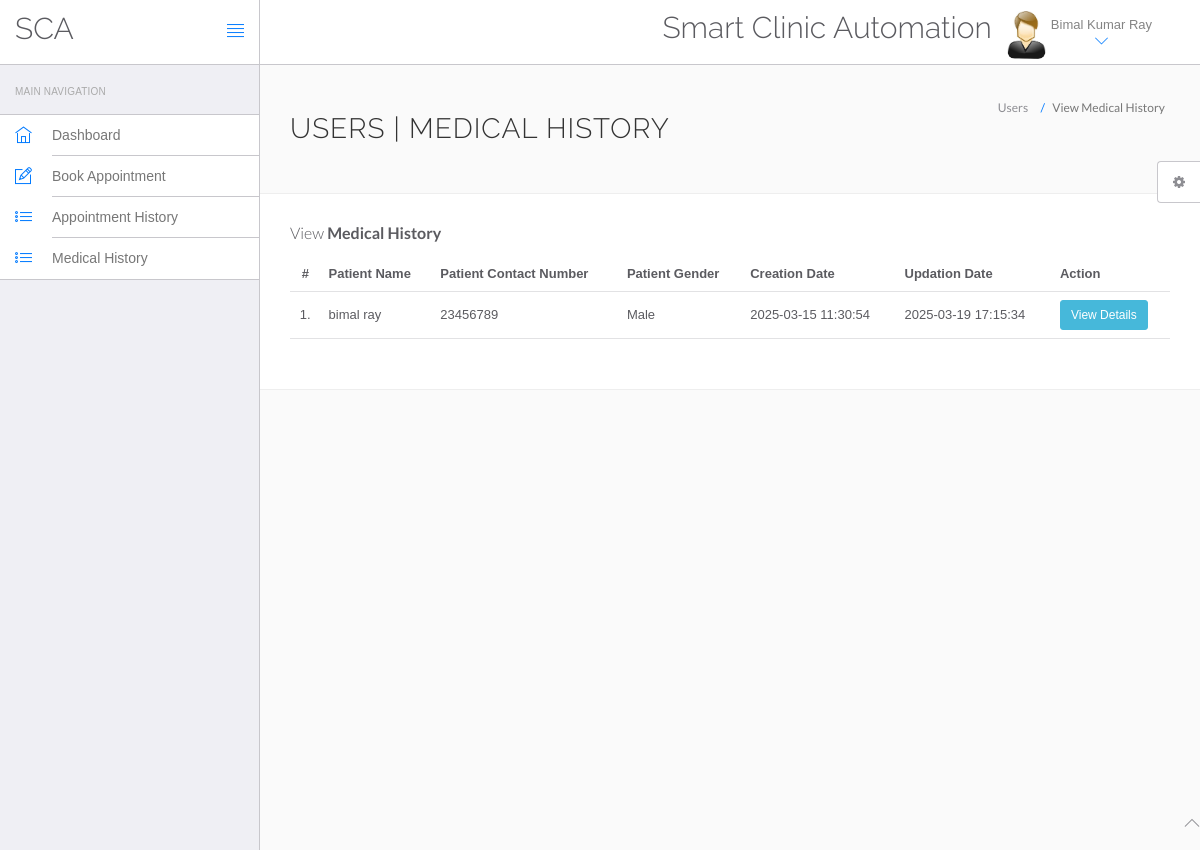
Page /hms/manage-medhistory.php (signed in) on the committed database.
### tables this page shows
CREATE TABLE `users` (
  `id` int(11) NOT NULL,
  `fullName` varchar(255) DEFAULT NULL,
  `address` longtext DEFAULT NULL,
  `city` varchar(255) DEFAULT NULL,
  `gender` varchar(255) DEFAULT NULL,
  `email` varchar(255) DEFAULT NULL,
  `password` varchar(255) DEFAULT NULL,
  `regDate` timestamp NULL DEFAULT current_timestamp(),
  `updationDate` timestamp NULL DEFAULT NULL ON UPDATE current_timestamp()
);

CREATE TABLE `tblpatient` (
  `ID` int(10) NOT NULL,
  `Docid` int(10) DEFAULT NULL,
  `PatientName` varchar(200) DEFAULT NULL,
  `PatientContno` bigint(10) DEFAULT NULL,
  `PatientEmail` varchar(200) DEFAULT NULL,
  `PatientGender` varchar(50) DEFAULT NULL,
  `PatientAdd` mediumtext DEFAULT NULL,
  `PatientAge` int(10) DEFAULT NULL,
  `PatientMedhis` mediumtext DEFAULT NULL,
  `CreationDate` timestamp NULL DEFAULT current_timestamp(),
  `UpdationDate` timestamp NULL DEFAULT NULL ON UPDATE current_timestamp()
);

### hms/manage-medhistory.php (the view, shortened to what this page needs)
<?php
include('include/config.php');
?>
<!DOCTYPE html>
<html lang="en">
	<head>
		<link rel="stylesheet" href="vendor/bootstrap/css/bootstrap.min.css">
		<link rel="stylesheet" href="vendor/fontawesome/css/font-awesome.min.css">
		<link rel="stylesheet" href="vendor/themify-icons/themify-icons.min.css">
		<link href="vendor/animate.css/animate.min.css" rel="stylesheet" media="screen">
		<link href="vendor/perfect-scrollbar/perfect-scrollbar.min.css" rel="stylesheet" media="screen">
		<link href="vendor/switchery/switchery.min.css" rel="stylesheet" media="screen">
		<link href="vendor/bootstrap-touchspin/jquery.bootstrap-touchspin.min.css" rel="stylesheet" media="screen">
		<link href="vendor/select2/select2.min.css" rel="stylesheet" media="screen">
		<link href="vendor/bootstrap-datepicker/bootstrap-datepicker3.standalone.min.css" rel="stylesheet" media="screen">
		<link href="vendor/bootstrap-timepicker/bootstrap-timepicker.min.css" rel="stylesheet" media="screen">
		<link rel="stylesheet" href="assets/css/styles.css">
		<link rel="stylesheet" href="assets/css/plugins.css">
		<link rel="stylesheet" href="assets/css/themes/theme-1.css" id="skin_color" />
	</head>
	<body>
		<div id="app">
<?php include('include/sidebar.php');?>
<div class="app-content">
<?php include('include/header.php');?>
<div class="main-content" >
<div class="wrap-content container" id="container">
<section id="page-title">
<div class="row">
<div class="col-sm-8">
<h1 class="mainTitle">Users | Medical History</h1>
</div>
<ol class="breadcrumb">
<li>
<span>Users</span>
</li>
<li class="active">
<span>View Medical History</span>
</li>
</ol>
</div>
</section>
<div class="container-fluid container-fullw bg-white">
<div class="row">
<div class="col-md-12">
<h5 class="over-title margin-bottom-15">View <span class="text-bold">Medical History</span></h5>
<table class="table table-hover" id="sample-table-1">
<thead>
<tr>
<th class="center">#</th>
<th>Patient Name</th>
<th>Patient Contact Number</th>
<th>Patient Gender </th>
<th>Creation Date </th>
<th>Updation Date </th>
<th>Action</th>
</tr>
</thead>
<tbody>
<?php
$uid=$_SESSION['id'];
$sql=mysqli_query($con,"select tblpatient.* from tblpatient join users on users.email=tblpatient.PatientEmail where users.id='$uid'");
$cnt=1;
while($row=mysqli_fetch_array($sql))
{
?>
<tr>
<td class="center"><?php echo $cnt;?>.</td>
<td class="hidden-xs"><?php echo $row['PatientName'];?></td>
<td><?php echo $row['PatientContno'];?></td>
<td><?php echo $row['PatientGender'];?></td>
<td><?php echo $row['CreationDate'];?></td>
<td><?php echo $row['UpdationDate'];?>
</td>
<td>
<a href="view-medhistory.php?viewid=<?php echo $row['ID'];?>" class="btn btn-info btn-sm">View Details</a>
</td>
</tr>
<?php
$cnt=$cnt+1;
 }?></tbody>
</table>
</div>
</div>
</div>
</div>
</div>
</div>
</div>
	<?php include('include/footer.php');?>
	<?php include('include/setting.php');?>
	</body>
</html>

### hms/include/header.php (shortened to what this page needs)
<header class="navbar navbar-default navbar-static-top">
					<div class="navbar-header">
						<a class="navbar-brand" href="#">
							<h2 style="padding-top:20% ">SCA</h2>
						</a>
						<a href="#" class="sidebar-toggler pull-right visible-md visible-lg" data-toggle-class="app-sidebar-closed" data-toggle-target="#app">
							<i class="ti-align-justify"></i>
						</a>
					</div>
					<div class="navbar-collapse collapse">
						<ul class="nav navbar-right">
								<li  style="padding-top:2% ">
								<h2>Smart Clinic Automation</h2>
							</li>
							<li class="dropdown current-user">
								<a href class="dropdown-toggle" data-toggle="dropdown">
									<img src="assets/images/images.jpg"> <span class="username">
									<?php $query=mysqli_query($con,"select fullName from users where id='".$_SESSION['id']."'");
while($row=mysqli_fetch_array($query))
{
	echo $row['fullName'];
}
									?> <i class="ti-angle-down"></i></i></span>
								</a>
							</li>
						</ul>
					</div>
				</header>

### hms/assets/css/themes/theme-1.css (style rules this page uses)
body { background: #FAFAFA; }
header .navbar-header { background: #ffffff !important; border-right-color: #c8c7cc !important; border-bottom-color: #c8c7cc !important; }
header .navbar-header .sidebar-toggler, header .navbar-header .sidebar-mobile-toggler { color: #007aff !important; }
header .navbar-header .navbar-brand { color: #777 !important; }
header .navbar-collapse { background: #ffffff !important; border-bottom-color: #c8c7cc !important; box-shadow: none !important; }
header .navbar-collapse .navbar-right > li > a { color: #777; }
header .navbar-collapse .navbar-right > li > a i { color: #007aff !important; }

### rows in the picture
users: fullName "Bimal Kumar Ray"
tblpatient: PatientName "bimal ray", PatientContno "23456789", PatientGender "Male", CreationDate "2025-03-15 11:30:54", UpdationDate "2025-03-19 17:15:34"
